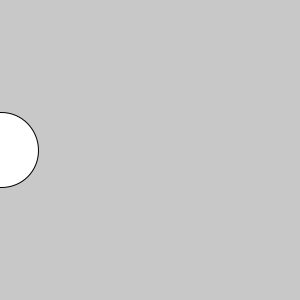
Frame 1 (no input)
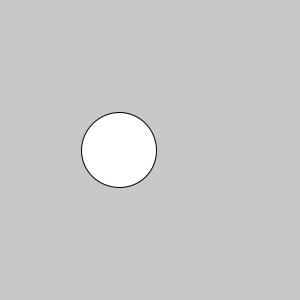
Frame 60 (the mouse pressed at the canvas centre just before this capture)
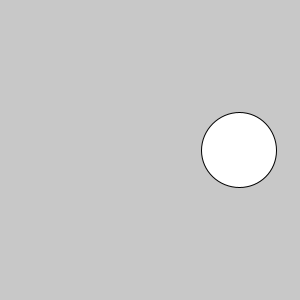
Frame 120 (the mouse held since frame 60 and released just before this capture)

The Processing sketch that drew these frames (run headless with seeded random() and noise(); from frame 60 on, the mouse is pressed at the canvas centre):

// Processing sketch: circle_moving_right
// ── circle_moving_right.pde
//circle right
int x;
void setup(){
  size(300,300);
  x=1;
}
void draw(){
  background(200);
  ellipse(x,150,75,75);
  x=x+2;
  if(x>350){
    x=-50;
  }
}
